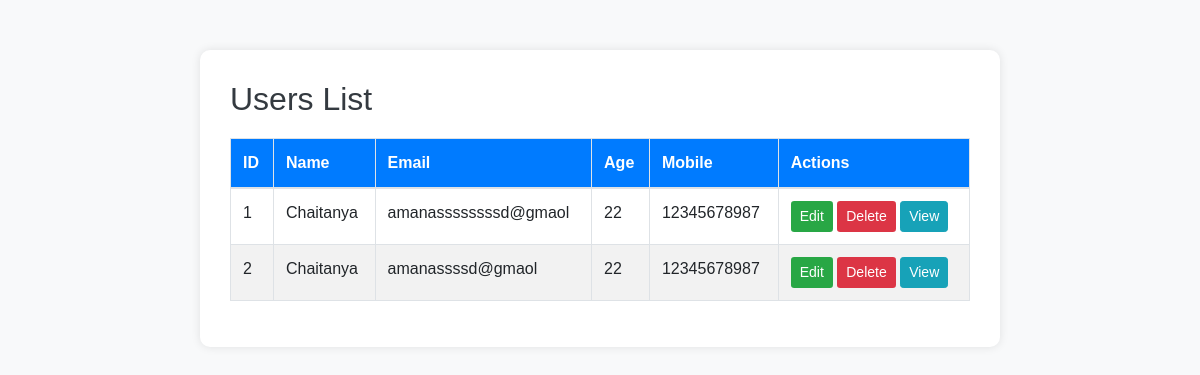
Page /crud/list/ on the earlier database version.
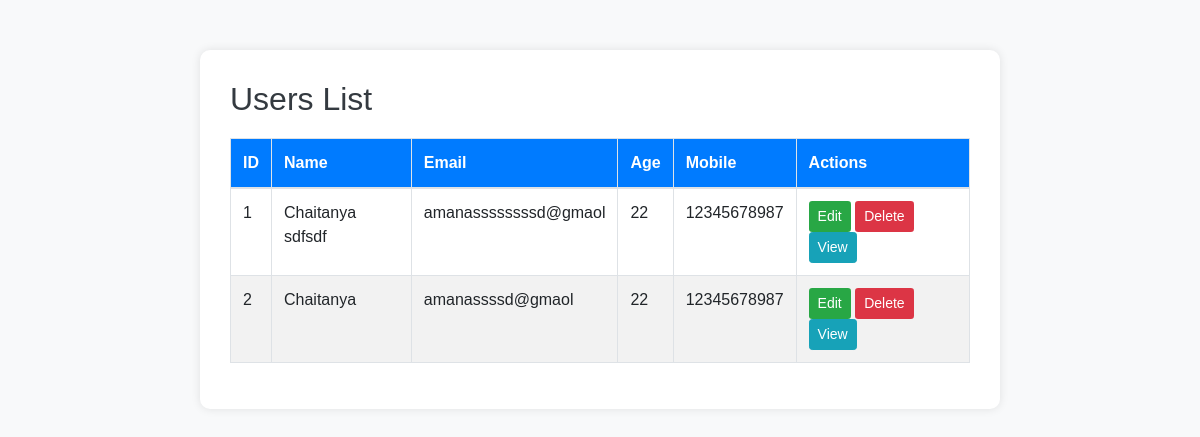
Same page on the later database version.
### crud/models.py (models this page shows, shortened)
class User(models.Model):
    id=models.UUIDField(primary_key=True, default=uuid.uuid4, editable=False)
    name = models.CharField(max_length=100)
    email = models.EmailField(unique=True)
    mobile = models.CharField(max_length=15)
    age=models.IntegerField()

### crud/views.py (the view)
# urls.py: path('list/', views.list_users, name='list_users'),
def list_users(request):
    users = User.objects.all()
    return render(request, 'users_list.html', {'users': users})

### templates/users_list.html (shortened to what this page needs)
<!DOCTYPE html>
<html lang="en">
<head>
    <link rel="stylesheet" href="https://stackpath.bootstrapcdn.com/bootstrap/4.5.2/css/bootstrap.min.css">
</head>
<body>
    <div class="container">
        <h2>Users List</h2>
        <table class="table table-bordered">
            <thead>
                <tr>
                    <th>ID</th>
                    <th>Name</th>
                    <th>Email</th>
                    <th>Age</th>
                    <th>Mobile</th>
                    <th>Actions</th>
                </tr>
            </thead>
            <tbody>
                {% for user in users %}
                <tr>
                    <td>{{ forloop.counter }}</td>
                    <td>{{ user.name }}</td>
                    <td>{{ user.email }}</td>
                    <td>{{ user.age }}</td>
                    <td>{{ user.mobile }}</td>
                    <td>
                        <a href="{% url 'edit_user' user.id %}" class="btn btn-edit btn-sm">Edit</a>
                      <a href="{% url 'delete_user' user.id %}" class="btn btn-delete btn-sm">Delete</a>
                    <a href="{% url 'view_user' user.id %}" class="btn btn-info btn-sm">View</a>
                    </td>
                </tr>
                {% endfor %}
            </tbody>
        </table>
    </div>
</body>
</html>

Differences in the rows shown:
changed User "amanassssssssd@gmaol": name "Chaitanya" → "Chaitanya sdfsdf"
